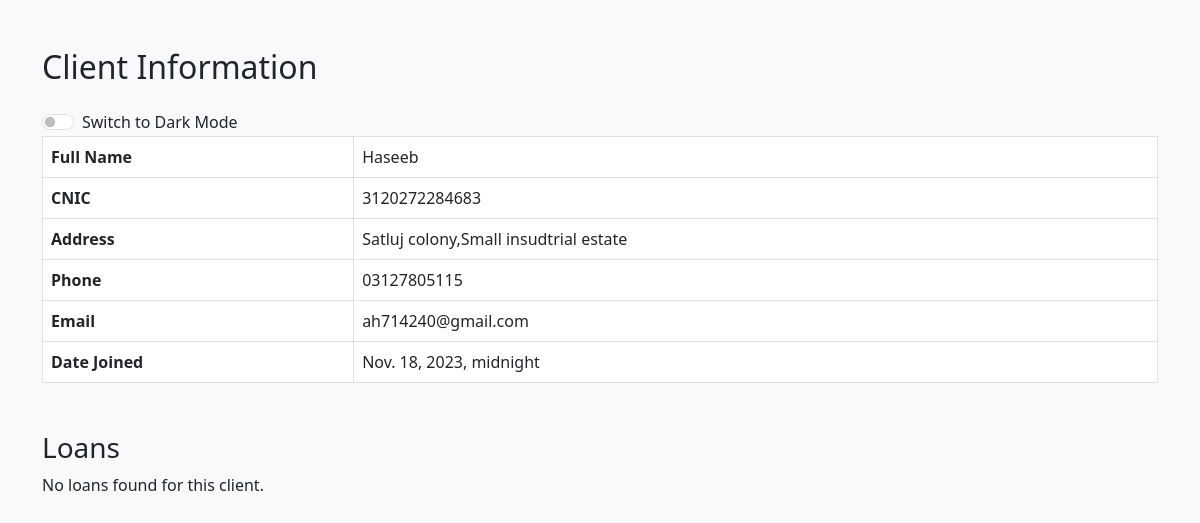
The page /reverse_client_info/3120272284683 on the database as committed earlier.
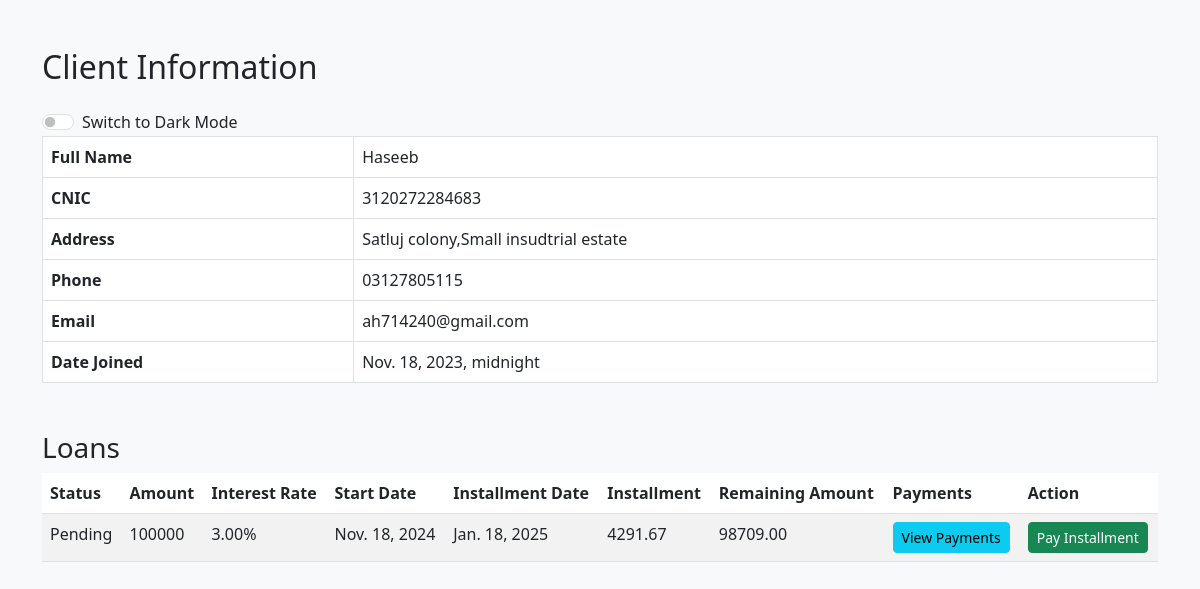
The same page on the database as committed later.
### LMS_app/models.py (models this page shows, shortened)
class Loan(models.Model):
    client = models.ForeignKey(Client, on_delete=models.CASCADE)
    loan_amount = models.IntegerField()
    interest_rate = models.DecimalField(max_digits=5, decimal_places=2)
    start_date = models.DateField(auto_now_add=True)
    Loan_Duration = models.IntegerField(default=12, help_text='In months')
    LOAN_STATUS_CHOICES = [
        ('Pending', 'Pending'),
        ('Availed', 'Availed'),
        ('Declined', 'Declined'),
        ('Closed', 'Closed'),
        ('NotApplied', 'Not Applied')
    ]
    loan_status = models.CharField(max_length=20, choices=LOAN_STATUS_CHOICES, default='NotApplied')
    @property
    def Total_Payment(self):
        return self.loan_amount + (self.loan_amount * (self.interest_rate / 100))
    @property
    def remaining_amount(self):
        total_paid = sum(payment.amount_paid for payment in self.payment_set.all())
        return Decimal(self.Total_Payment - total_paid)
    @property
    def Installment(self):
        return round((self.Total_Payment) / (self.Loan_Duration),2)
    @property
    def Payment_status(self):
     due_date = self.start_date + relativedelta(months=self.Loan_Duration)
     if self.remaining_amount <= 0:
        return 'Paid'
     if datetime.date.today() > due_date and self.remaining_amount > 0:
        return 'Overdue'
     return 'Pending'
    @property
    def next_payment_date(self):
        payments_made=self.payment_set.count()
        return self.start_date + relativedelta(months=payments_made+1)

class Payment(models.Model):
    client = models.ForeignKey(Client, on_delete=models.CASCADE)
    loan = models.ForeignKey(Loan, on_delete=models.CASCADE)
    paid_date = models.DateField(auto_now_add=True)
    amount_paid = models.DecimalField(max_digits=10, decimal_places=2)
    payment_date = models.DateField(auto_now_add=True)

### LMS_app/views.py (the view)
# urls.py: path('reverse_client_info/<int:client_CNIC>',reverse_client_info,name='reverse_client_info'),
def reverse_client_info(request,client_CNIC):
   client_info=get_object_or_404(Client,CNIC=client_CNIC)
   return render(request,"client_info.html",{'client':client_info,'client_CNIC':client_CNIC})

### templates/client_info.html (shortened to what this page needs)
<!DOCTYPE html>
<html lang="en">
<head>
    <link href="https://cdn.jsdelivr.net/npm/bootstrap@5.3.0/dist/css/bootstrap.min.css" rel="stylesheet">
</head>
<body class="light-mode">
    <div class="container mt-5">
        <h2 class="mb-4">Client Information</h2>
        <div class="form-check form-switch">
            <input class="form-check-input" type="checkbox" id="modeSwitch" onchange="toggleMode()">
            <label class="form-check-label" for="modeSwitch">Switch to Dark Mode</label>
        </div>
        <table class="table table-bordered">
            <tbody>
                <tr>
                    <th>Full Name</th>
                    <td>{{ client.full_name }}</td>
                </tr>
                <tr>
                    <th>CNIC</th>
                    <td>{{ client.CNIC }}</td>
                </tr>
                <tr>
                    <th>Address</th>
                    <td>{{ client.address }}</td>
                </tr>
                <tr>
                    <th>Phone</th>
                    <td>{{ client.phone }}</td>
                </tr>
                <tr>
                    <th>Email</th>
                    <td>{{ client.email }}</td>
                </tr>
                <tr>
                    <th>Date Joined</th>
                    <td>{{ client.date_joined }}</td>
                </tr>
            </tbody>
        </table>
        <h3 class="mt-5">Loans</h3>
        {% if client.loan_set.all %}
            <table class="table table-striped table-hover">
                <thead>
                    <tr>
                        <th>Status</th>
                        <th>Amount</th>
                        <th>Interest Rate</th>
                        <th>Start Date</th>
                        <th>Installment Date</th>
                        <th>Installment</th>
                        <th>Remaining Amount</th>
                        <th>Payments</th>
                        <th>Action</th>
                    </tr>
                </thead>
                <tbody>
                    {% for loan in client.loan_set.all %}
                        <tr>
                            <td>{{ loan.Payment_status }}</td>
                            <td>{{ loan.loan_amount }}</td>
                            <td>{{ loan.interest_rate }}%</td>
                            <td>{{ loan.start_date }}</td>
                            <td>{{ loan.next_payment_date }}</td>
                            <td>{{ loan.Installment }}</td>
                            <td>{{ loan.remaining_amount }}</td>
                           <td>
    <a href="{% url 'payment_info' loan.id %}" class="btn btn-info btn-sm">
        View Payments
    </a>
</td>
                            <td>
                                <button class="btn btn-success btn-sm" data-bs-toggle="modal" data-bs-target="#payInstallmentModal{{ loan.id }}">
                                    Pay Installment
                                </button>
                            </td>
                        </tr>
                    {% endfor %}
                </tbody>
            </table>
        {% else %}
            <p>No loans found for this client.</p>
        {% endif %}
    </div>
</body>
</html>

Rows that differ between the two databases and show on the page:
added Loan: Payment_status "Pending", loan_amount "100000", interest_rate "3.00", start_date "Nov. 18, 2024", next_payment_date "Jan. 18, 2025", Installment "4291.67", remaining_amount "98709.00"
Other text that changed with them:
text no longer shown: "No loans found for this client."
text now shown: "Status Amount Interest Rate Start Date Installment Date Installment Remaining Amount Payments Action"
